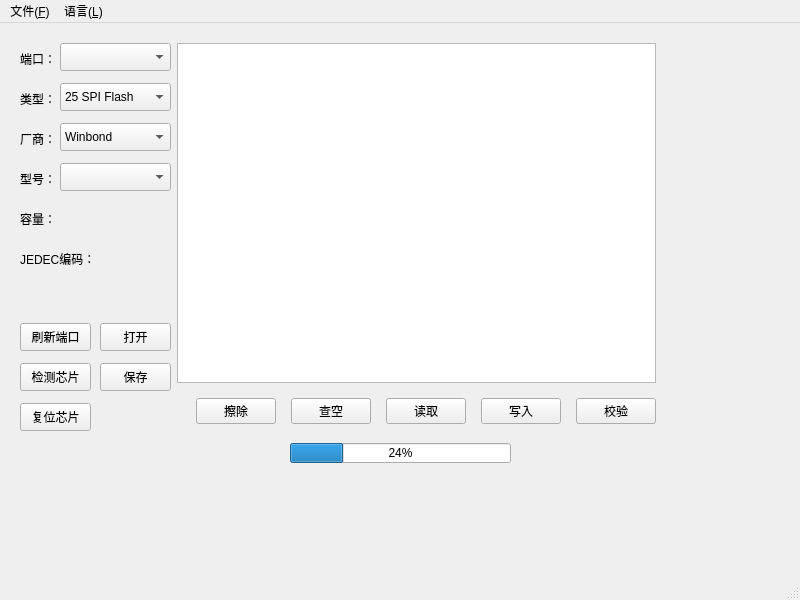
<?xml version="1.0" encoding="UTF-8"?>
<ui version="4.0">
 <class>MainWindow</class>
 <widget class="QMainWindow" name="MainWindow">
  <property name="geometry">
   <rect>
    <x>0</x>
    <y>0</y>
    <width>800</width>
    <height>600</height>
   </rect>
  </property>
  <property name="windowTitle">
   <string>ch341pgr</string>
  </property>
  <widget class="QWidget" name="centralwidget">
   <widget class="QWidget" name="horizontalLayoutWidget">
    <property name="geometry">
     <rect>
      <x>10</x>
      <y>10</y>
      <width>656</width>
      <height>401</height>
     </rect>
    </property>
    <layout class="QHBoxLayout" name="hLayout">
     <property name="leftMargin">
      <number>10</number>
     </property>
     <property name="rightMargin">
      <number>10</number>
     </property>
     <item>
      <widget class="QWidget" name="widget" native="true">
       <property name="minimumSize">
        <size>
         <width>151</width>
         <height>0</height>
        </size>
       </property>
       <widget class="QLabel" name="label_size">
        <property name="geometry">
         <rect>
          <x>0</x>
          <y>170</y>
          <width>151</width>
          <height>31</height>
         </rect>
        </property>
        <property name="text">
         <string>容量：</string>
        </property>
       </widget>
       <widget class="QLabel" name="label_7">
        <property name="geometry">
         <rect>
          <x>0</x>
          <y>210</y>
          <width>151</width>
          <height>31</height>
         </rect>
        </property>
        <property name="text">
         <string>JEDEC编码：</string>
        </property>
       </widget>
       <widget class="QComboBox" name="combo_vendor">
        <property name="geometry">
         <rect>
          <x>40</x>
          <y>90</y>
          <width>111</width>
          <height>28</height>
         </rect>
        </property>
        <item>
         <property name="text">
          <string>Winbond</string>
         </property>
        </item>
        <item>
         <property name="text">
          <string>MXIC</string>
         </property>
        </item>
        <item>
         <property name="text">
          <string>ATMEL</string>
         </property>
        </item>
        <item>
         <property name="text">
          <string>未知</string>
         </property>
        </item>
       </widget>
       <widget class="QComboBox" name="combo_model">
        <property name="geometry">
         <rect>
          <x>40</x>
          <y>130</y>
          <width>111</width>
          <height>28</height>
         </rect>
        </property>
       </widget>
       <widget class="QLabel" name="label_2">
        <property name="geometry">
         <rect>
          <x>0</x>
          <y>90</y>
          <width>41</width>
          <height>31</height>
         </rect>
        </property>
        <property name="text">
         <string>厂商：</string>
        </property>
       </widget>
       <widget class="QLabel" name="label_3">
        <property name="geometry">
         <rect>
          <x>0</x>
          <y>130</y>
          <width>41</width>
          <height>31</height>
         </rect>
        </property>
        <property name="text">
         <string>型号：</string>
        </property>
       </widget>
       <widget class="QLabel" name="label">
        <property name="geometry">
         <rect>
          <x>0</x>
          <y>50</y>
          <width>41</width>
          <height>31</height>
         </rect>
        </property>
        <property name="text">
         <string>类型：</string>
        </property>
       </widget>
       <widget class="QComboBox" name="combo_memType">
        <property name="geometry">
         <rect>
          <x>40</x>
          <y>50</y>
          <width>111</width>
          <height>28</height>
         </rect>
        </property>
        <item>
         <property name="text">
          <string>25 SPI Flash</string>
         </property>
        </item>
        <item>
         <property name="text">
          <string>24 EEPROM</string>
         </property>
        </item>
       </widget>
       <widget class="QPushButton" name="btn_detect">
        <property name="geometry">
         <rect>
          <x>0</x>
          <y>330</y>
          <width>71</width>
          <height>28</height>
         </rect>
        </property>
        <property name="text">
         <string>检测芯片</string>
        </property>
       </widget>
       <widget class="QPushButton" name="btn_open">
        <property name="geometry">
         <rect>
          <x>80</x>
          <y>290</y>
          <width>71</width>
          <height>28</height>
         </rect>
        </property>
        <property name="text">
         <string>打开</string>
        </property>
       </widget>
       <widget class="QPushButton" name="btn_save">
        <property name="enabled">
         <bool>true</bool>
        </property>
        <property name="geometry">
         <rect>
          <x>80</x>
          <y>330</y>
          <width>71</width>
          <height>28</height>
         </rect>
        </property>
        <property name="text">
         <string>保存</string>
        </property>
       </widget>
       <widget class="QComboBox" name="combo_ports">
        <property name="geometry">
         <rect>
          <x>40</x>
          <y>10</y>
          <width>111</width>
          <height>28</height>
         </rect>
        </property>
       </widget>
       <widget class="QLabel" name="label_6">
        <property name="geometry">
         <rect>
          <x>0</x>
          <y>10</y>
          <width>41</width>
          <height>31</height>
         </rect>
        </property>
        <property name="text">
         <string>端口：</string>
        </property>
       </widget>
       <widget class="QPushButton" name="btn_flush">
        <property name="geometry">
         <rect>
          <x>0</x>
          <y>290</y>
          <width>71</width>
          <height>28</height>
         </rect>
        </property>
        <property name="text">
         <string>刷新端口</string>
        </property>
       </widget>
       <widget class="QPushButton" name="btn_reset">
        <property name="geometry">
         <rect>
          <x>0</x>
          <y>370</y>
          <width>71</width>
          <height>28</height>
         </rect>
        </property>
        <property name="text">
         <string>复位芯片</string>
        </property>
       </widget>
       <widget class="QLabel" name="label_code">
        <property name="geometry">
         <rect>
          <x>0</x>
          <y>240</y>
          <width>151</width>
          <height>31</height>
         </rect>
        </property>
        <property name="text">
         <string/>
        </property>
       </widget>
      </widget>
     </item>
     <item>
      <layout class="QVBoxLayout" name="verticalLayout">
       <property name="spacing">
        <number>15</number>
       </property>
       <property name="topMargin">
        <number>10</number>
       </property>
       <property name="bottomMargin">
        <number>10</number>
       </property>
       <item>
        <widget class="QPlainTextEdit" name="plainTextEdit">
         <property name="font">
          <font>
           <family>Source Code Pro</family>
          </font>
         </property>
         <property name="lineWrapMode">
          <enum>QPlainTextEdit::NoWrap</enum>
         </property>
         <property name="readOnly">
          <bool>true</bool>
         </property>
        </widget>
       </item>
       <item>
        <layout class="QHBoxLayout" name="horizontalLayout_2">
         <property name="spacing">
          <number>15</number>
         </property>
         <item>
          <spacer name="horizontalSpacer">
           <property name="orientation">
            <enum>Qt::Horizontal</enum>
           </property>
           <property name="sizeHint" stdset="0">
            <size>
             <width>40</width>
             <height>20</height>
            </size>
           </property>
          </spacer>
         </item>
         <item>
          <widget class="QPushButton" name="btn_erase">
           <property name="enabled">
            <bool>true</bool>
           </property>
           <property name="text">
            <string>擦除</string>
           </property>
          </widget>
         </item>
         <item>
          <widget class="QPushButton" name="btn_checkEmpty">
           <property name="text">
            <string>查空</string>
           </property>
          </widget>
         </item>
         <item>
          <widget class="QPushButton" name="btn_read">
           <property name="text">
            <string>读取</string>
           </property>
          </widget>
         </item>
         <item>
          <widget class="QPushButton" name="btn_write">
           <property name="enabled">
            <bool>true</bool>
           </property>
           <property name="text">
            <string>写入</string>
           </property>
          </widget>
         </item>
         <item>
          <widget class="QPushButton" name="btn_check">
           <property name="text">
            <string>校验</string>
           </property>
          </widget>
         </item>
        </layout>
       </item>
      </layout>
     </item>
    </layout>
   </widget>
   <widget class="QProgressBar" name="progressBar">
    <property name="geometry">
     <rect>
      <x>290</x>
      <y>420</y>
      <width>221</width>
      <height>20</height>
     </rect>
    </property>
    <property name="value">
     <number>24</number>
    </property>
   </widget>
  </widget>
  <widget class="QMenuBar" name="menubar">
   <property name="geometry">
    <rect>
     <x>0</x>
     <y>0</y>
     <width>800</width>
     <height>25</height>
    </rect>
   </property>
   <widget class="QMenu" name="menu">
    <property name="title">
     <string>文件(&amp;F)</string>
    </property>
    <addaction name="action_open"/>
    <addaction name="action_save"/>
    <addaction name="action_quit"/>
   </widget>
   <widget class="QMenu" name="menu_L">
    <property name="title">
     <string>语言(&amp;L)</string>
    </property>
    <addaction name="action_select_zh_CN"/>
    <addaction name="action_select_en"/>
   </widget>
   <addaction name="menu"/>
   <addaction name="menu_L"/>
  </widget>
  <widget class="QStatusBar" name="statusbar"/>
  <action name="action_open">
   <property name="text">
    <string>打开</string>
   </property>
   <property name="toolTip">
    <string>打开(&amp;O)</string>
   </property>
   <property name="shortcut">
    <string>Ctrl+O</string>
   </property>
  </action>
  <action name="action_save">
   <property name="text">
    <string>保存</string>
   </property>
   <property name="toolTip">
    <string>保存(&amp;S)</string>
   </property>
   <property name="shortcut">
    <string>Ctrl+S</string>
   </property>
  </action>
  <action name="action_quit">
   <property name="text">
    <string>退出</string>
   </property>
   <property name="toolTip">
    <string>退出</string>
   </property>
   <property name="shortcut">
    <string>Ctrl+Q</string>
   </property>
  </action>
  <action name="action_select_zh_CN">
   <property name="text">
    <string notr="true">简体中文</string>
   </property>
   <property name="iconText">
    <string notr="true">简体中文</string>
   </property>
   <property name="toolTip">
    <string notr="true">简体中文</string>
   </property>
  </action>
  <action name="action_select_en">
   <property name="text">
    <string notr="true">English</string>
   </property>
   <property name="iconText">
    <string notr="true">English</string>
   </property>
   <property name="toolTip">
    <string notr="true">English</string>
   </property>
  </action>
 </widget>
 <resources/>
 <connections/>
</ui>
